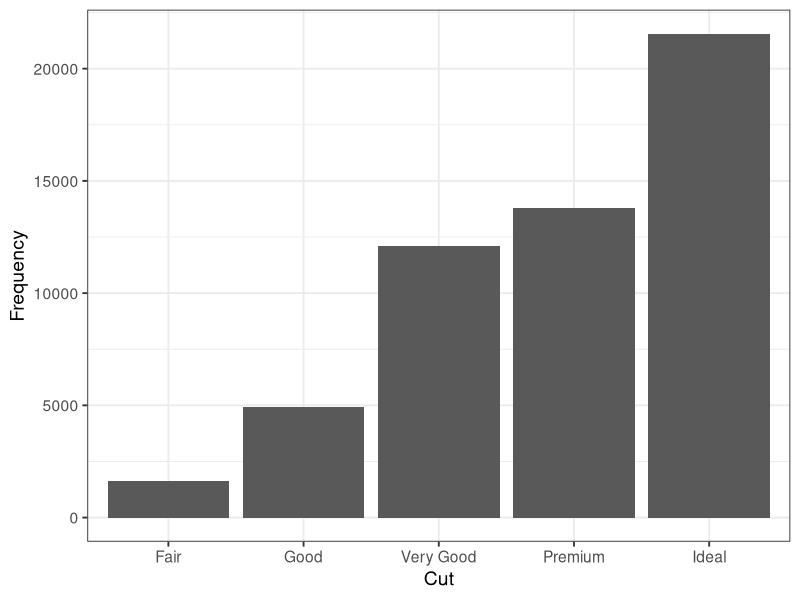
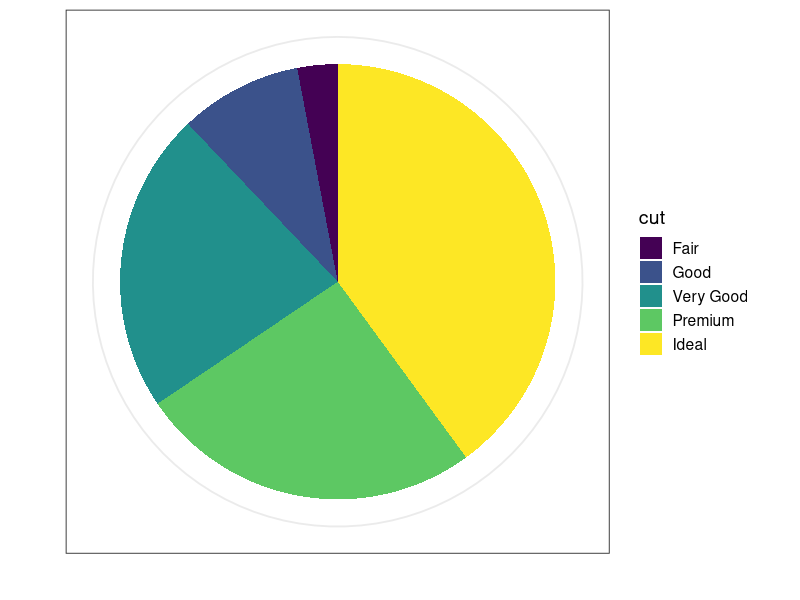
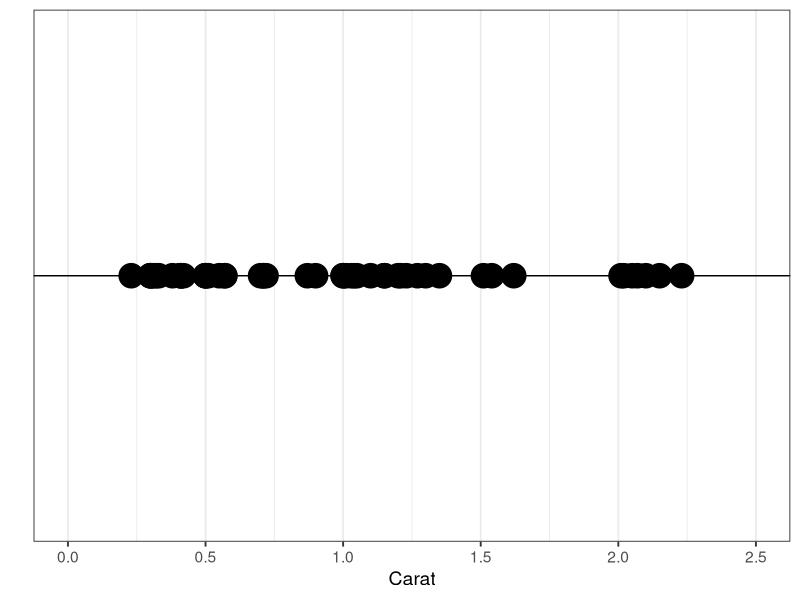
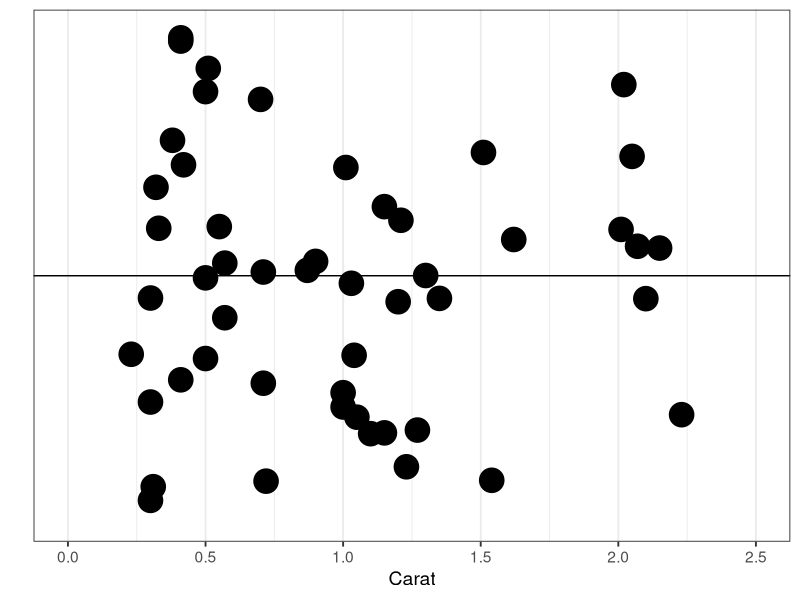
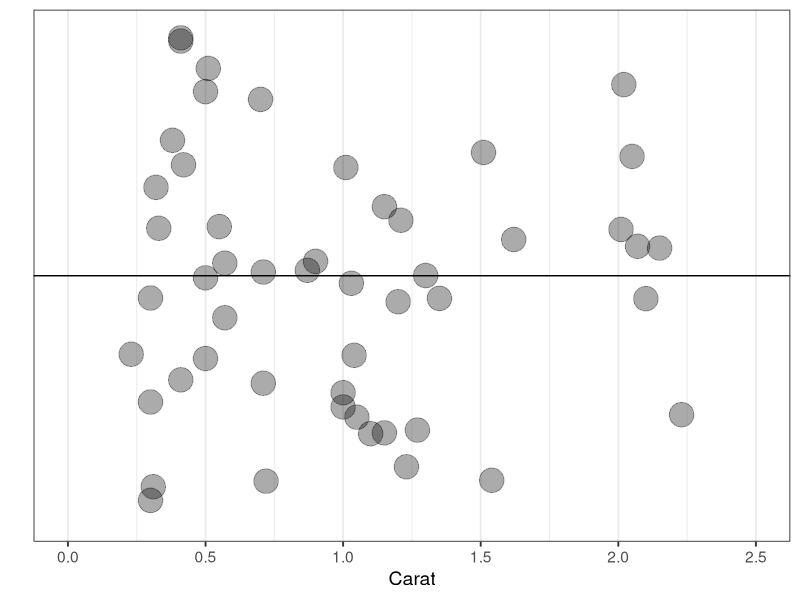
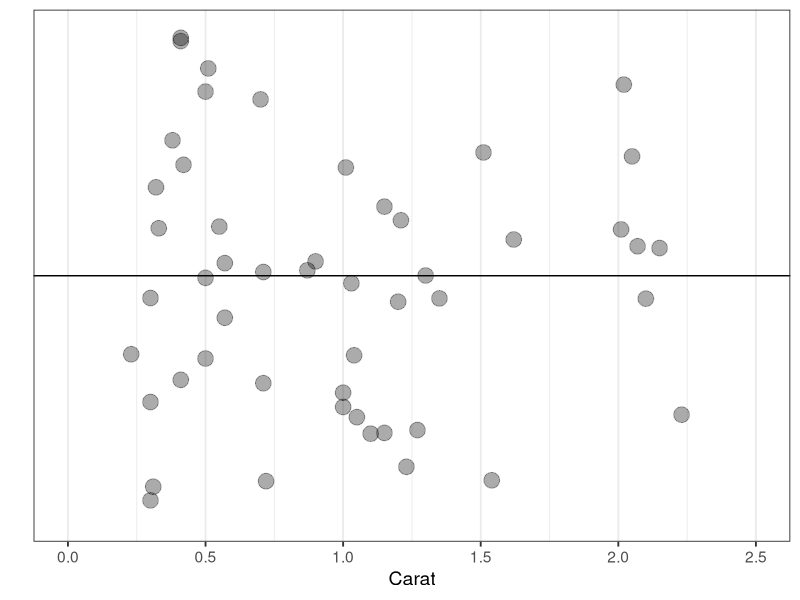
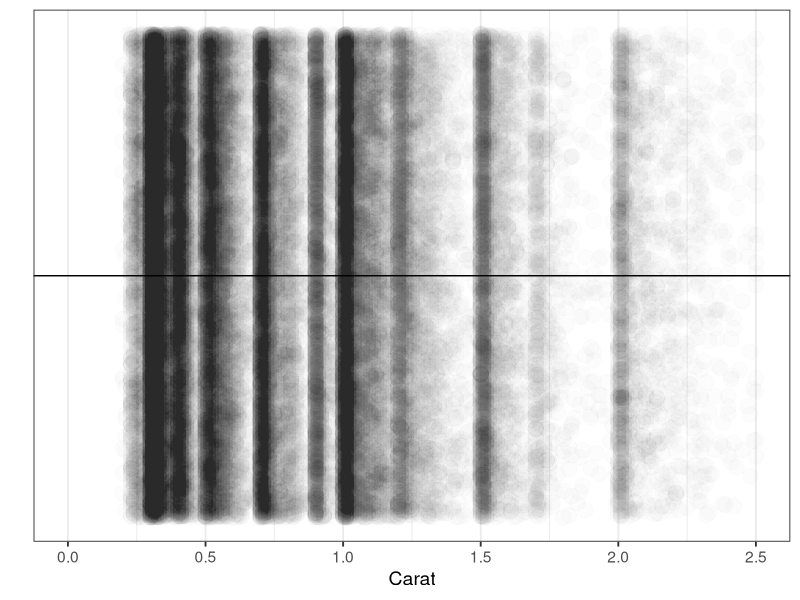
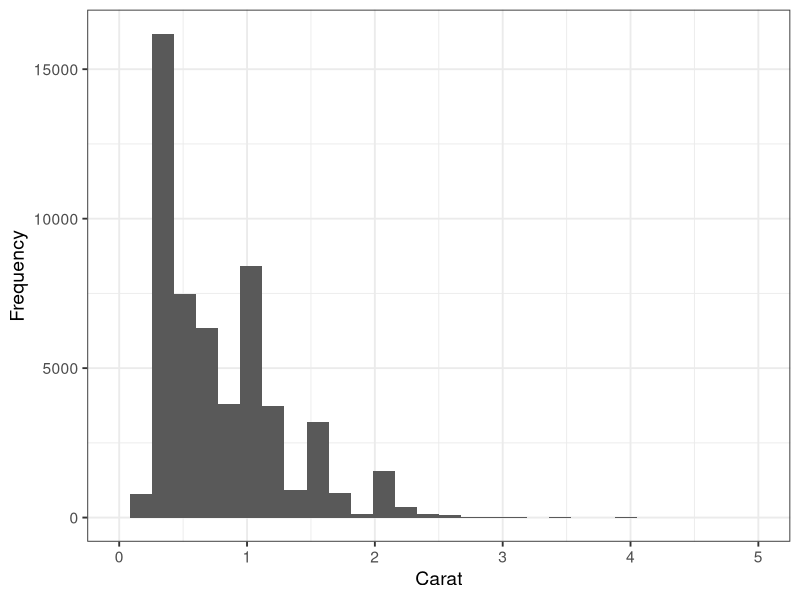

Here is the R script that generated these plots, in order: (Note: this script raises an error after producing the figures.)
library(ggplot2)
library(plyr)
library(reshape2)
theme_set(theme_bw(14))

width  <- 7 # graphic width
height <- 3 # graphic height

#####################################################################
#################### basic elements              ####################
#####################################################################


write.csv(diamonds, "diamonds.csv", row.names = FALSE)
file.show("diamonds.csv")

length(unique(diamonds$price))

n <- nrow(diamonds)
p <- ncol(diamonds)

#####################################################################
#################### one-dim discrete            ####################
#####################################################################

table(diamonds$cut)
round(table(diamonds$cut) / n, 3)
sum(round(table(diamonds$cut) / n, 3)) # take the .001 off of ideal

qplot(cut, data = diamonds) +
   xlab("Cut") + ylab("Frequency")
ggsave("barchart.pdf", width = width, height = height)


ggplot(
    aes(x = 1, y = V1, fill = cut), 
   data = ddply(diamonds, "cut", nrow)
  ) +
  geom_bar(stat = "identity") +
  coord_polar(theta = "y") +
  scale_x_continuous("", breaks = NULL) +
  scale_y_continuous("", breaks = NULL)
ggsave("piechart.pdf", width = width, height = height)

#####################################################################
#################### one-dim continuous          ####################
#####################################################################

set.seed(1)
fiftyRows <- sample(n, 50)
fiftyDiamonds <- diamonds[fiftyRows,]

qplot(carat, 0L, data = fiftyDiamonds, size = I(8)) +
  geom_hline(yintercept = 0) +
  scale_x_continuous("Carat", lim = c(0,2.5)) +
  scale_y_continuous("", lim = c(-1,1), breaks = NULL)
ggsave("1dscatterplot.pdf", width = width, height = height)

fiftyDiamonds$yValues <- runif(50, -1, 1)
qplot(carat, yValues, data = fiftyDiamonds, size = I(8)) +
  geom_hline(yintercept = 0) +
  scale_x_continuous("Carat", lim = c(0,2.5)) +
  scale_y_continuous("", lim = c(-1,1), breaks = NULL)
ggsave("jittering.pdf", width = width, height = height)

qplot(carat, yValues, data = fiftyDiamonds, size = I(8), alpha = I(.33)) +
  geom_hline(yintercept = 0) +
  scale_x_continuous("Carat", lim = c(0,2.5)) +
  scale_y_continuous("", lim = c(-1,1), breaks = NULL)
ggsave("alpha.pdf", width = width, height = height)

qplot(carat, yValues, data = fiftyDiamonds, size = I(5), alpha = I(.33)) +
  geom_hline(yintercept = 0) +
  scale_x_continuous("Carat", lim = c(0,2.5)) +
  scale_y_continuous("", lim = c(-1,1), breaks = NULL)
ggsave("resized.pdf", width = width, height = height)

qplot(carat, runif(n, -1, 1), data = diamonds, size = I(5), alpha = I(.01)) +
  geom_hline(yintercept = 0) +
  scale_x_continuous("Carat", lim = c(0,2.5)) +
  scale_y_continuous("", lim = c(-1,1), breaks = NULL)
ggsave("allscatter.png", width = width, height = height)


## histograms
qplot(carat, data = diamonds) +
  scale_x_continuous("Carat", lim = c(0,5)) +
  ylab("Frequency")
ggsave("histogram1.pdf", width = width, height = height)

qplot(carat, data = diamonds, binwidth = 2) +
  scale_x_continuous("Carat", lim = c(0,5)) +
  ylab("Frequency")
ggsave("histogram2.pdf", width = width, height = height)

qplot(carat, data = diamonds, binwidth = .01) +
  scale_x_continuous("Carat", lim = c(0,5)) +
  ylab("Frequency") + geom_vline(xintercept = .9)
ggsave("histogram3.pdf", width = width, height = height)

slightlySmallerDiamonds <- subset(diamonds, .99 <= carat & carat < 1)
nrow(slightlySmallerDiamonds)
mean(slightlySmallerDiamonds$price)
median(slightlySmallerDiamonds$price)

slightlyBiggerDiamonds <- subset(diamonds, 1 <= carat & carat < 1.01)
nrow(slightlyBiggerDiamonds)
mean(slightlyBiggerDiamonds$price)
median(slightlyBiggerDiamonds$price)

qplot(price, data = slightlySmallerDiamonds)

qplot(price, data = slightlyBiggerDiamonds)

t.test(
  slightlyBiggerDiamonds$price,
  slightlySmallerDiamonds$price, 
  alternative = "greater"
)


## kernel density estimators
s <- seq(0, 2.5, length.out = 501)
little_densities <- lapply(as.list(fiftyDiamonds$carat), function(mu){
  dnorm(s, mu, sd = .05) / 50
})
df <- as.data.frame(t(plyr:::list_to_dataframe(little_densities)))
names(df) <- paste0("mu=", fiftyDiamonds$carat)
df$x <- s
mdf <- melt(df, id = "x")
kde <- ddply(mdf, "x", function(df) sum(df$value) )


ggplot() +
  geom_line(
    aes(x = x, y = value, group = variable),
    size = .2,
    data = mdf
  ) +
  geom_line(
    aes(x = x, y = V1),
    size = 1, color = "red",
    data = kde
  ) +
  scale_x_continuous("Carat", lim = c(0,2.5)) +
  ylab("Density") 
ggsave("kde.pdf", width = width, height = height)

qplot(carat, ..density.., data = fiftyDiamonds, geom = "histogram") +
  scale_x_continuous("Carat", lim = c(0,2.5)) +
  ylab("Density")
ggsave("kdeHist.pdf", width = width, height = height)



#####################################################################
#################### two-dim cont-cont           ####################
#####################################################################

qplot(carat, price, data = diamonds) +
  scale_x_continuous("Carat") +
  scale_y_continuous("Price")
ggsave("2dscatterplot.png", width = width, height = height)

qplot(carat, price, data = diamonds, alpha = I(.05), size = I(1)) +
  scale_x_continuous("Carat") +
  scale_y_continuous("Price")
ggsave("2dscatterplotalpha.png", width = width, height = height)

qplot(carat, price, data = diamonds, geom = "bin2d") +
  scale_x_continuous("Carat") +
  scale_y_continuous("Price") +
  scale_fill_continuous("Frequency")
ggsave("Histogram2dTopColor.pdf", width = width, height = height)

qplot(carat, price, data = diamonds, geom = "bin2d") +
  stat_smooth(color = "red", size = 2) +
  scale_x_continuous("Carat") +
  scale_y_continuous("Price") +
  scale_fill_continuous("Frequency")
ggsave("Histogram2dTopColorSmoother.pdf", width = width, height = height)


ggplot(aes(x = carat, y = price), data = diamonds) +
  stat_density2d() +
  scale_x_continuous("Carat", lim = c(0,4)) +
  scale_y_continuous("Price", lim = c(0,18000))
ggsave("ContourPlot.pdf", width = width, height = height)

#####################################################################
#################### two-dim disc-cont           ####################
#####################################################################

qplot(clarity, price, data = diamonds) +
  scale_x_discrete("Clarity") +
  scale_y_continuous("Price")
ggsave("disc-cont-1.png", width = width, height = height)

qplot(clarity, price, data = diamonds, geom = "jitter", alpha = I(.05)) +
  scale_x_discrete("Clarity") +
  scale_y_continuous("Price")
ggsave("disc-cont-2.png", width = width, height = height)

qplot(clarity, price, data = diamonds, geom = "boxplot") +
  scale_x_discrete("Clarity") +
  scale_y_continuous("Price")
ggsave("disc-cont-3.pdf", width = width, height = height)

qplot(clarity, price, data = diamonds, geom = "violin") +
  scale_x_discrete("Clarity") +
  scale_y_continuous("Price")
ggsave("disc-cont-4.pdf", width = width, height = height)

#####################################################################
#################### two-dim disc-disc           ####################
#####################################################################

qplot(clarity, cut, data = diamonds, geom = "jitter", 
    alpha = I(.05), size = I(1.5)
  ) +
  scale_x_discrete("Clarity") +
  scale_y_discrete("Cut")
ggsave("disc-disc-1.png", width = width, height = height)

qplot(clarity, data = diamonds, geom = "bar", 
  fill = cut, position = "dodge")
ggsave("disc-disc-2.png", width = width, height = height)

qplot(clarity, data = diamonds, geom = "bar", 
  fill = cut, position = "stack")
ggsave("disc-disc-3.png", width = width, height = height)







